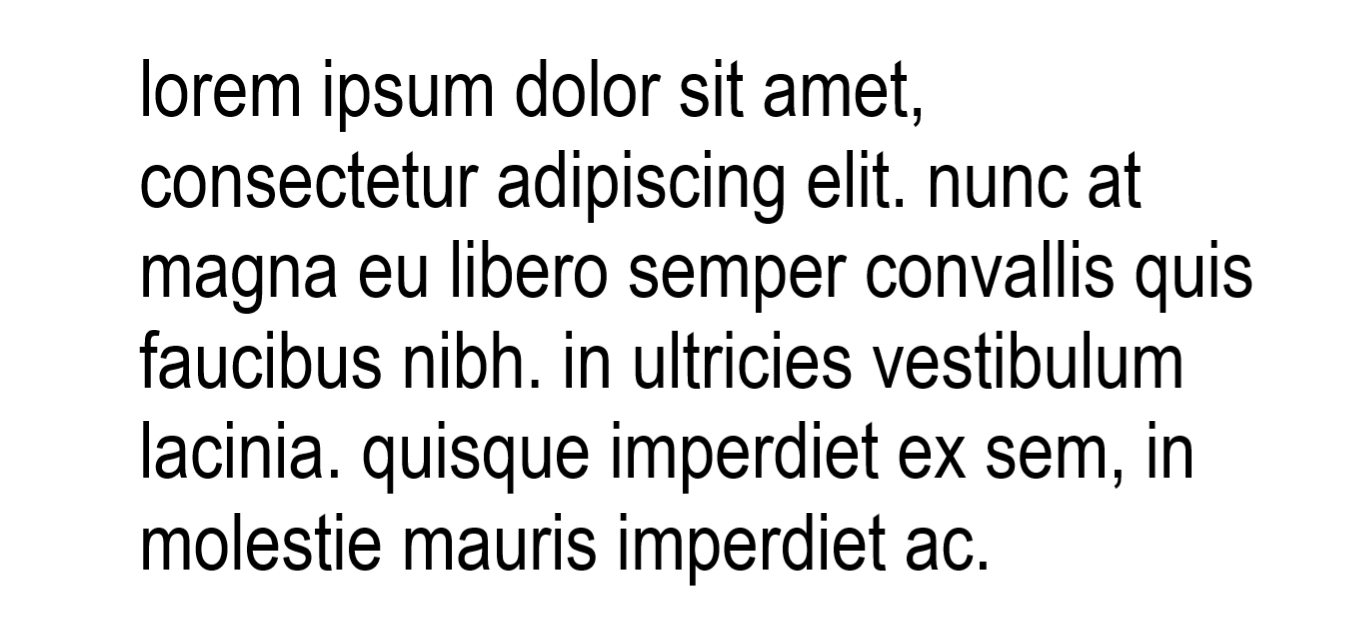
#> input picture examples/lorem_ipsum_arial.png, 1350 x 629 px
$ python -i preprocess.py   (imports and definitions only)
#> lines starting #> are read from the running program, lines starting #| are printed output that depends on the picture
import numpy as np
import numpy.typing as npt
from numpy.fft import fft2, fftshift

from PIL import Image


def correct_rotation(text_image: Image.Image) -> Image.Image:
    """
    Return the image rotated so that the text is straight.
    """

    angle = get_rotation_angle(text_image)
    return text_image.rotate(90 - angle, resample=Image.BICUBIC)


def get_rotation_angle(text_image: Image.Image) -> float:
    """
    Calculate the rotation angle of the text in the image using DFT. The angle
    is measured perpendicular to the text so the straight text will have an
    angle of 90 degrees.

    This function uses the fact that there is a bright line in the magnitude
    spectrum that is perpendicular to the text. It finds a point on this line
    and calculates the angle with basic trigonometry.
    """

    text_array = pad_to_square(np.array(text_image.convert("L")))

    magnitude = fftshift(np.abs(fft2(text_array)))

    rows, cols = magnitude.shape
    mid_row, mid_col = rows // 2, cols // 2

    # Exclude the center
    magnitude[mid_row-5:mid_row+5, mid_col-5:mid_col+5] = 0

    # Find the brightest pixel which should be on the line
    max_row, max_col = np.unravel_index(np.argmax(magnitude), magnitude.shape)

    delta_row = max_row - mid_row
    delta_col = mid_col - max_col

    angle = np.rad2deg(np.arctan2(delta_row, delta_col))

    # The line is symmetrical and we might have picked the wrong side
    if angle < 0:
        angle += 180

    return angle


def pad_to_square(array: npt.NDArray) -> npt.NDArray:
    """
    Pad the array so that it is square and the content is in the center.
    """

    height, width = array.shape[:2]

    new_size = max(height, width)

    pad_height = (new_size - height) // 2
    pad_width = (new_size - width) // 2

    padding = (
        (pad_height, pad_height),
        (pad_width, pad_width),
    )

    return np.pad(array, padding)

>>> from PIL import Image
>>> picture = Image.open('../examples/lorem_ipsum_arial.png')
#> picture is the input picture: PIL image 1350x629 RGB; min 0, max 255, mean 226.7
>>> result = correct_rotation(picture)
#> in pad_to_square, `return np.pad(array, padding)`:
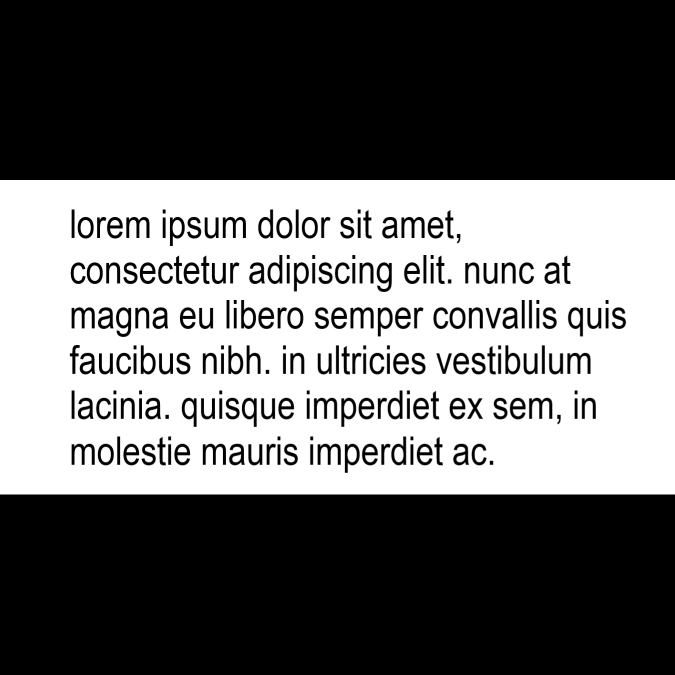
#> returned value: shape (1349, 1350) (shown at 1/2 size); min 0, max 255, mean 105.7
#> in get_rotation_angle, `max_row, max_col = np.unravel_index(np.argmax(magnitude), magnitude.sh..`: max_row = 679; max_col = 675
#> in get_rotation_angle, `delta_row = max_row - mid_row`: delta_row = 5
#> in get_rotation_angle, `delta_col = mid_col - max_col`: delta_col = 0
#> in get_rotation_angle, `angle = np.rad2deg(np.arctan2(delta_row, delta_col))`: angle = 90
